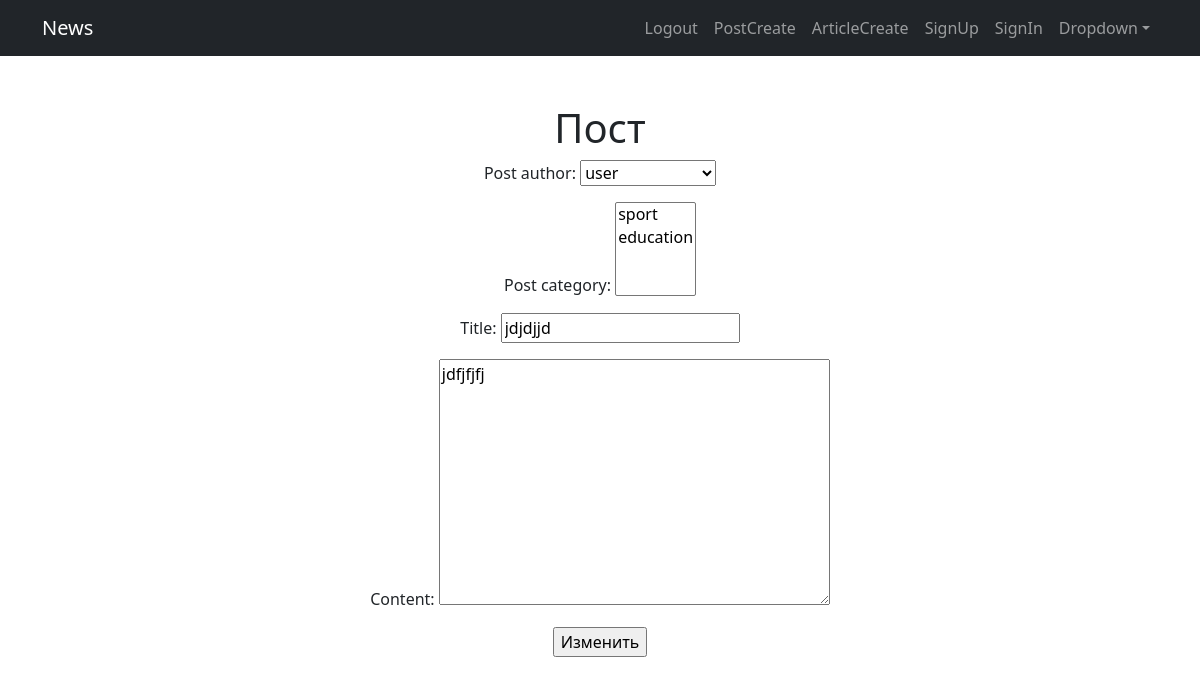
/posts/1/update/ (signed in), run on the app's committed database.
### news/models.py (models this page shows, shortened)
class Post(models.Model):
    post_author = models.ForeignKey(Author, on_delete=models.CASCADE)
    post_category = models.ManyToManyField(Category, through='PostCategory')
    article = 'A'
    news = 'N'
    POSITIONS = [
        (article, 'Статья'),
        (news, 'Новость'),
    ]
    category = models.CharField(max_length=1, choices=POSITIONS, default=news)
    date_created = models.DateField(auto_now_add=True)
    title = models.CharField(max_length=50)
    content = models.TextField()
    post_rate = models.IntegerField(default=0)

### news/views.py (the view)
# urls.py: path('<int:pk>/update/', NewsUpdate.as_view(), name='post_update'),
class NewsUpdate(PermissionRequiredMixin, UpdateView):
    permission_required = 'news.change_post'
    form_class = PostForm
    model = Post
    template_name = 'post_update.html'
    context_object_name = 'post_update'
    success_url = reverse_lazy('posts')
    def get_object(self, **kwargs):
        id = self.kwargs.get('pk')
        return Post.objects.get(pk=id)

### news/forms.py
class PostForm(forms.ModelForm):
    class Meta:
        model = Post
        fields = ['post_author', 'post_category', 'title', 'content']

### news/models.py (called while the page is built)
    def __str__(self):
        return self.author.username

    def __str__(self):
        return self.article_category

### templates/post_update.html (shortened to what this page needs)
{% extends 'flatpages/default.html' %}
{% block content %}
<h1>Пост</h1>
    <form method="post">
        {{ form.as_p }}
        <input type="submit" value="Изменить"/>
    </form>
{% endblock content%}

### data on the page
Post: post_author "user", title "jdjdjjd", content "jdfjfjfj"
